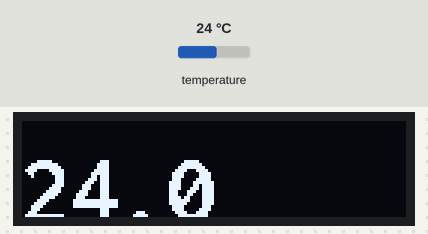
Simulated run of this sketch. Board: Arduino Uno, built with avr-gcc and run on an emulated ATmega328P. Shown: 128×32 one-colour display. Inputs (shaded band) come from the test bench; at power-on: temperature 24 °C.

Above: at 4.4 s.
4.5 s: temperature set to 12 °C
At 7.3 s:
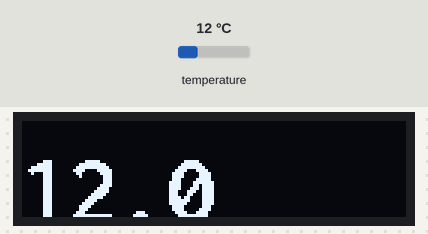
8.4 s: temperature set to 19 °C
At 9.9 s:
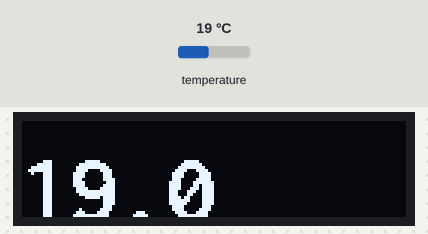
12.3 s: temperature set to 28 °C
At 13.6 s:
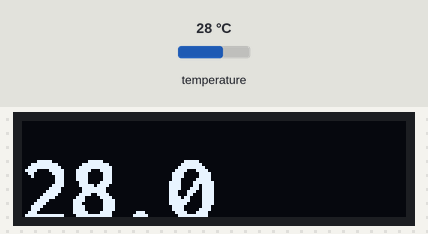
Timing chart, 0 to 15.3 s (numbered marks = the images above; inputs shaded):
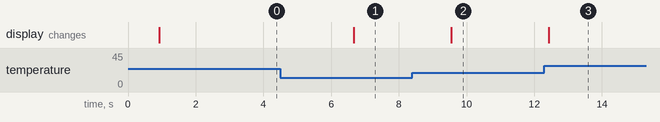

Measured:
- after the input at 4.5 s, the display: changes after 2.2 s (image 1)
- after the input at 8.4 s, the display: changes after 1.2 s (image 2)
- after the input at 12.3 s, the display: changes after 0.13 s (image 3)

The sketch:

window_thermometr_ds18b20_oled128x32_i2c.ino
```cpp
// oled 128x32
// sda - A4
// sck - A5

// DS18B20
// data pin - 4

#include <Arduino.h>
#include <U8x8lib.h>
#include <OneWire.h>
#include <DallasTemperature.h>

#ifdef U8X8_HAVE_HW_SPI
#include <SPI.h>
#endif

U8X8_SH1106_128X32_VISIONOX_HW_I2C u8x8(/* reset=*/ U8X8_PIN_NONE);


#define ONE_WIRE_BUS 4
OneWire oneWire(ONE_WIRE_BUS);
DallasTemperature sensors(&oneWire);

void setup(void)
{
  Serial.begin(9600);
  u8x8.begin();
  u8x8.setPowerSave(0);
  sensors.begin();
}

void loop(void)
{
  sensors.requestTemperatures();
  u8x8.setFont(u8x8_font_inb21_2x4_n);
  char result[8];
  dtostrf(sensors.getTempCByIndex(0), 2, 1, result);

  u8x8.drawString(0,1,result);
  delay(2000);
}
```
